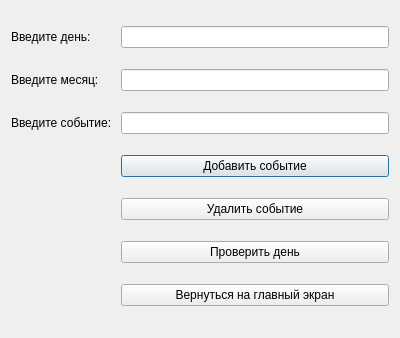
<?xml version="1.0" encoding="UTF-8"?>
<ui version="4.0">
 <class>DayEvent</class>
 <widget class="QDialog" name="DayEvent">
  <property name="geometry">
   <rect>
    <x>0</x>
    <y>0</y>
    <width>400</width>
    <height>338</height>
   </rect>
  </property>
  <property name="windowTitle">
   <string>Dialog</string>
  </property>
  <layout class="QGridLayout" name="gridLayout">
   <item row="0" column="0">
    <widget class="QLabel" name="label">
     <property name="text">
      <string>Введите день:  </string>
     </property>
    </widget>
   </item>
   <item row="0" column="1">
    <widget class="QLineEdit" name="day"/>
   </item>
   <item row="1" column="0">
    <widget class="QLabel" name="label_2">
     <property name="text">
      <string>Введите месяц:  </string>
     </property>
    </widget>
   </item>
   <item row="1" column="1">
    <widget class="QLineEdit" name="month"/>
   </item>
   <item row="2" column="0">
    <widget class="QLabel" name="label_3">
     <property name="text">
      <string>Введите событие: </string>
     </property>
    </widget>
   </item>
   <item row="2" column="1">
    <widget class="QLineEdit" name="event"/>
   </item>
   <item row="3" column="1">
    <widget class="QPushButton" name="addEvent">
     <property name="text">
      <string>Добавить событие</string>
     </property>
    </widget>
   </item>
   <item row="4" column="1">
    <widget class="QPushButton" name="delEvent">
     <property name="text">
      <string>Удалить событие</string>
     </property>
    </widget>
   </item>
   <item row="5" column="1">
    <widget class="QPushButton" name="checkDay">
     <property name="text">
      <string>Проверить день</string>
     </property>
    </widget>
   </item>
   <item row="6" column="1">
    <widget class="QPushButton" name="back">
     <property name="text">
      <string>Вернуться на главный экран</string>
     </property>
    </widget>
   </item>
  </layout>
 </widget>
 <resources/>
 <connections/>
</ui>
